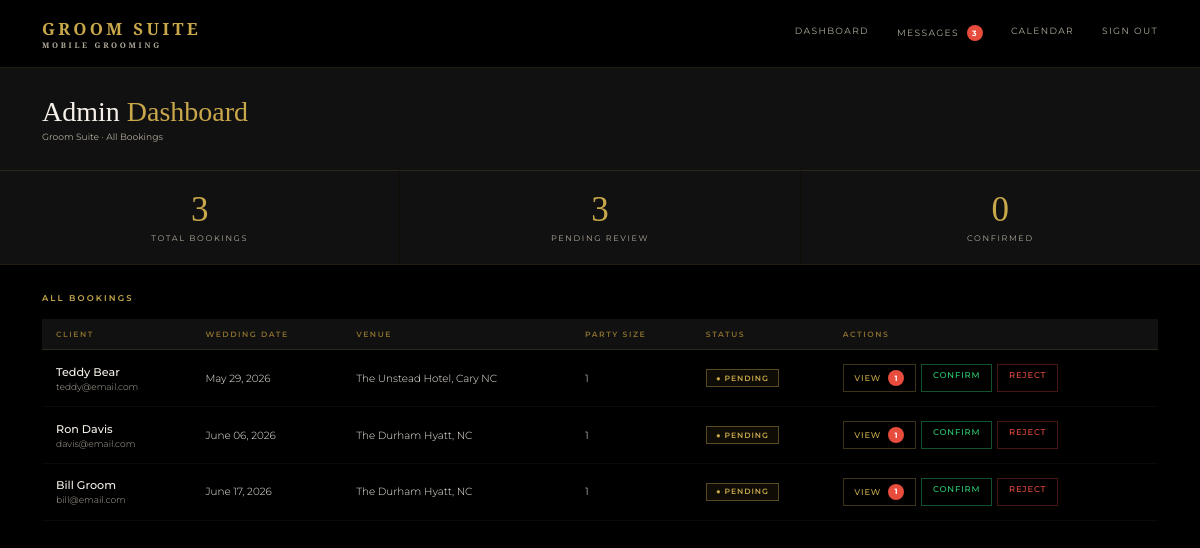
The page /admin (signed in) on the database its author committed.
### models.py (models this page shows)
class Booking(db.Model):
    id = db.Column(db.Integer, primary_key=True)
    wedding_date = db.Column(db.String(50), nullable=False)
    venue = db.Column(db.String(200), nullable=False)
    start_time = db.Column(db.String(20))
    party_size = db.Column(db.Integer, default=1)
    package = db.Column(db.String(100))
    addons = db.Column(db.String(200))
    notes = db.Column(db.Text)
    status = db.Column(db.String(20), default='pending')
    created_at = db.Column(db.DateTime, default=datetime.utcnow)
    user_id = db.Column(db.Integer, db.ForeignKey('user.id'), nullable=False)
    party_members = db.relationship('PartyMember', backref='booking', lazy=True)
    messages = db.relationship('Message', backref='booking_messages', lazy=True, foreign_keys='Message.booking_id')

class User(UserMixin, db.Model):
    id = db.Column(db.Integer, primary_key=True)
    name = db.Column(db.String(100), nullable=False)
    email = db.Column(db.String(120), unique=True, nullable=False)
    password = db.Column(db.String(200), nullable=False)
    role = db.Column(db.String(20), default='client')
    phone = db.Column(db.String(20))
    password_changed = db.Column(db.Boolean, default=False)
    bookings = db.relationship('Booking', backref='client', lazy=True)

### routes.py (the view)
    @app.route('/admin')
    @login_required
    @admin_required
    def admin_dashboard():
        bookings = Booking.query.order_by(Booking.wedding_date).all()
        total = len(bookings)
        pending = len([b for b in bookings if b.status == 'pending'])
        confirmed = len([b for b in bookings if b.status == 'confirmed'])
        return render_template('admin/dashboard.html',
            bookings=bookings,
            total=total,
            pending=pending,
            confirmed=confirmed)

### app.py (called while the page is built)
@app.template_filter('format_date')
def format_date(value):
    try:
        return datetime.strptime(value, '%Y-%m-%d').strftime('%B %d, %Y')
    except:
        return value

### auth.py (called while the page is built)
def register_routes(app, login_manager):
    @login_manager.user_loader
    def load_user(user_id):
        return db.session.get(User, int(user_id))
    @app.route('/login', methods=['GET', 'POST'])
    def login():
        if request.method == 'POST':
            email = request.form.get('email')
            password = request.form.get('password')
            user = User.query.filter_by(email=email).first()
            if user and check_password_hash(user.password, password):
                login_user(user)
                if user.role == 'admin':
                    return redirect(url_for('index'))
                return redirect(url_for('portal'))
            flash('Invalid email or password')
        return render_template('login.html')
    @app.route('/logout')
    @login_required
    def logout():
        logout_user()
        return redirect(url_for('index'))

### routes.py (called while the page is built)
def admin_required(f):
    @wraps(f)
    def decorated_function(*args, **kwargs):
        if not current_user.is_authenticated or current_user.role != 'admin':
            return redirect(url_for('index'))
        return f(*args, **kwargs)
    return decorated_function

### templates/admin/dashboard.html (shortened to what this page needs)
{% extends 'base.html' %}
{% block content %}
<div class="admin-header">
  <div>
    <h1 class="admin-title">Admin <span>Dashboard</span></h1>
    <p class="admin-meta">Groom Suite · All Bookings</p>
  </div>
</div>
<div class="stats-bar">
  <div class="stat-card">
    <div class="stat-value">{{ total }}</div>
    <div class="stat-label">Total Bookings</div>
  </div>
  <div class="stat-card">
    <div class="stat-value">{{ pending }}</div>
    <div class="stat-label">Pending Review</div>
  </div>
  <div class="stat-card">
    <div class="stat-value">{{ confirmed }}</div>
    <div class="stat-label">Confirmed</div>
  </div>
</div>
<div class="admin-body">
  <div class="table-header">
    <div class="table-title">All Bookings</div>
  </div>
  {% if bookings %}
  <table class="bookings-table">
    <thead>
      <tr>
        <th>Client</th>
        <th>Wedding Date</th>
        <th>Venue</th>
        <th>Party Size</th>
        <th>Status</th>
        <th>Actions</th>
      </tr>
    </thead>
    <tbody>
      {% for booking in bookings %}
      <tr>
        <td>
          <div class="client-name">{{ booking.client.name }}</div>
          <div class="client-email">{{ booking.client.email }}</div>
        </td>
        <td>{{ booking.wedding_date | format_date }}</td>
        <td>{{ booking.venue }}</td>
        <td>{{ booking.party_size }}</td>
        <td>
          <span class="badge badge-{{ booking.status }}">
            ● {{ booking.status|capitalize }}
          </span>
        </td>
        <td>
          <div class="action-btns">
            <a href="{{ url_for('booking_detail', id=booking.id) }}" class="action-btn action-view">
              View
              {% set unread = booking.messages | selectattr('read', 'equalto', False) | selectattr('sender_id', 'ne', current_user.id) | list | length %}
              {% if unread > 0 %}
              <span class="unread-badge">{{ unread }}</span>
              {% endif %}
            </a>
            {% if booking.status == 'pending' %}
            <a href="{{ url_for('confirm_booking', id=booking.id) }}" class="action-btn action-confirm">Confirm</a>
            <a href="{{ url_for('reject_booking', id=booking.id) }}" class="action-btn action-reject">Reject</a>
            {% endif %}
          </div>
        </td>
      </tr>
      {% endfor %}
    </tbody>
  </table>
  {% else %}
  <div class="empty-state">
    <p>No bookings yet. They'll appear here once clients submit inquiries.</p>
  </div>
  {% endif %}
</div>
{% endblock %}

### static/css/style.css (style rules this page uses)
*, *::before, *::after { box-sizing: border-box; margin: 0; padding: 0; }
:root { --gold: #C9A84C; --gold-light: #E8C96A; --gold-dim: #8a6f2e; --black: #000000; --black-2: #111111; --black-3: #1A1A1A; --black-5: #2C2C2C; --white: #F5F0E8; --white-dim: #b0aa9a; --font-display: 'Cormorant Garamond', serif; --font-body: 'Montserrat', sans-serif; }
html { font-size: 14px; }
body { font-family: var(--font-body); background: var(--black); color: var(--white); min-height: 100vh; }
.admin-header { padding: 2rem 3rem; background: var(--black-2); border-bottom: 1px solid rgba(201,168,76,0.15); display: flex; align-items: center; justify-content: space-between; }
.admin-title { font-family: var(--font-display); font-size: 2rem; font-weight: 300; }
.admin-title span { color: var(--gold); }
.admin-meta { font-size: 0.65rem; color: var(--white-dim); margin-top: 0.25rem; }
.stats-bar { display: grid; grid-template-columns: repeat(3, 1fr); gap: 1px; background: rgba(201,168,76,0.08); border-bottom: 1px solid rgba(201,168,76,0.1); }
.stat-card { background: var(--black-2); padding: 1.5rem 2rem; text-align: center; }
.stat-value { font-family: var(--font-display); font-size: 2.5rem; font-weight: 300; color: var(--gold); line-height: 1; }
.stat-label { font-size: 0.58rem; letter-spacing: 0.2em; text-transform: uppercase; color: var(--white-dim); margin-top: 0.4rem; }
.admin-body { padding: 2rem 3rem; }
.table-header { display: flex; align-items: center; justify-content: space-between; margin-bottom: 1.2rem; }
.table-title { font-size: 0.6rem; letter-spacing: 0.25em; text-transform: uppercase; color: var(--gold); font-weight: 600; }
.bookings-table { width: 100%; border-collapse: collapse; font-size: 0.74rem; }
.bookings-table th { text-align: left; font-size: 0.55rem; letter-spacing: 0.2em; text-transform: uppercase; color: var(--gold-dim); font-weight: 600; padding: 0.75rem 1rem; border-bottom: 1px solid rgba(201,168,76,0.15); background: var(--black-2); }
.bookings-table td { padding: 1rem; border-bottom: 1px solid rgba(255,255,255,0.04); color: var(--white); font-weight: 300; }
.client-name { font-weight: 500; font-size: 0.8rem; }
.client-email { font-size: 0.65rem; color: var(--white-dim); margin-top: 2px; }
.badge { display: inline-flex; align-items: center; gap: 0.3rem; padding: 0.25rem 0.65rem; font-size: 0.55rem; letter-spacing: 0.12em; text-transform: uppercase; font-weight: 600; border: 1px solid; }
.badge-pending { border-color: rgba(201,168,76,0.4); color: var(--gold); background: rgba(201,168,76,0.07); }
.action-btns { display: flex; gap: 0.4rem; }
.action-btn { padding: 0.35rem 0.75rem; font-size: 0.6rem; letter-spacing: 0.1em; text-transform: uppercase; font-family: var(--font-body); font-weight: 500; border: 1px solid; background: transparent; cursor: pointer; transition: all 0.15s; text-decoration: none; display: inline-block; }
.action-confirm { border-color: rgba(46,204,113,0.4); color: #2ecc71; }
.action-reject { border-color: rgba(231,76,60,0.3); color: #e74c3c; }
.action-view { border-color: rgba(201,168,76,0.3); color: var(--gold); }
.unread-badge { display: inline-flex; align-items: center; justify-content: center; background: #e74c3c; color: white; font-size: 0.55rem; font-weight: 700; width: 16px; height: 16px; border-radius: 50%; margin-left: 0.3rem; animation: blink 1s infinite; }

### rows shown on the page
Booking: client.name "Teddy Bear", client.email "teddy@email.com", wedding_date "May 29, 2026", venue "The Unstead Hotel, Cary NC", party_size "1", status "PENDING", unread "1"
Booking: client.name "Ron Davis", client.email "davis@email.com", wedding_date "June 06, 2026", venue "The Durham Hyatt, NC", party_size "1", status "PENDING"
Booking: client.name "Bill Groom", client.email "bill@email.com", wedding_date "June 17, 2026", venue "The Durham Hyatt, NC", party_size "1", status "PENDING"

### other values the page prints
{{ unread_count }} "3"
{{ total }} "3"
{{ pending }} "3"
{{ confirmed }} "0"
